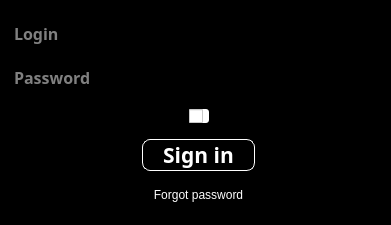
<?xml version="1.0" encoding="UTF-8"?>
<ui version="4.0">
 <class>SignInWindow</class>
 <widget class="QDialog" name="SignInWindow">
  <property name="geometry">
   <rect>
    <x>0</x>
    <y>0</y>
    <width>391</width>
    <height>225</height>
   </rect>
  </property>
  <property name="windowTitle">
   <string>Dialog</string>
  </property>
  <property name="styleSheet">
   <string notr="true">background-color: rgb(0, 0, 0);
color: rgb(255, 255, 255);</string>
  </property>
  <layout class="QGridLayout" name="gridLayout">
   <item row="3" column="3">
    <layout class="QHBoxLayout" name="horizontalLayout_2">
     <item>
      <spacer name="horizontalSpacer_3">
       <property name="orientation">
        <enum>Qt::Horizontal</enum>
       </property>
       <property name="sizeHint" stdset="0">
        <size>
         <width>40</width>
         <height>20</height>
        </size>
       </property>
      </spacer>
     </item>
     <item>
      <widget class="QCheckBox" name="showPasswordCheckBox">
       <property name="styleSheet">
        <string notr="true">background-color: rgb(255, 255, 255);
border-radius:3px;</string>
       </property>
       <property name="text">
        <string/>
       </property>
       <property name="icon">
        <iconset resource="resource.qrc">
         <normaloff>:/new/icons/Resources/eye.png</normaloff>:/new/icons/Resources/eye.png</iconset>
       </property>
      </widget>
     </item>
     <item>
      <spacer name="horizontalSpacer_4">
       <property name="orientation">
        <enum>Qt::Horizontal</enum>
       </property>
       <property name="sizeHint" stdset="0">
        <size>
         <width>40</width>
         <height>20</height>
        </size>
       </property>
      </spacer>
     </item>
    </layout>
   </item>
   <item row="5" column="3">
    <widget class="QPushButton" name="forgotPasswordButton">
     <property name="text">
      <string>Forgot password</string>
     </property>
     <property name="autoDefault">
      <bool>false</bool>
     </property>
     <property name="flat">
      <bool>true</bool>
     </property>
    </widget>
   </item>
   <item row="4" column="4">
    <spacer name="horizontalSpacer_2">
     <property name="orientation">
      <enum>Qt::Horizontal</enum>
     </property>
     <property name="sizeHint" stdset="0">
      <size>
       <width>40</width>
       <height>20</height>
      </size>
     </property>
    </spacer>
   </item>
   <item row="4" column="2">
    <spacer name="horizontalSpacer">
     <property name="orientation">
      <enum>Qt::Horizontal</enum>
     </property>
     <property name="sizeHint" stdset="0">
      <size>
       <width>40</width>
       <height>20</height>
      </size>
     </property>
    </spacer>
   </item>
   <item row="4" column="3">
    <widget class="QPushButton" name="signInButton">
     <property name="minimumSize">
      <size>
       <width>0</width>
       <height>0</height>
      </size>
     </property>
     <property name="font">
      <font>
       <family>Yu Gothic UI Semibold</family>
       <pointsize>16</pointsize>
       <bold>true</bold>
      </font>
     </property>
     <property name="styleSheet">
      <string notr="true">border: 0.5px solid #ffffff;
border-radius:8px;</string>
     </property>
     <property name="text">
      <string>Sign in</string>
     </property>
     <property name="autoDefault">
      <bool>false</bool>
     </property>
     <property name="default">
      <bool>false</bool>
     </property>
    </widget>
   </item>
   <item row="1" column="0" colspan="6">
    <widget class="QLineEdit" name="loginLE">
     <property name="font">
      <font>
       <family>Yu Gothic UI Semibold</family>
       <pointsize>12</pointsize>
       <bold>true</bold>
      </font>
     </property>
     <property name="tabletTracking">
      <bool>false</bool>
     </property>
     <property name="autoFillBackground">
      <bool>false</bool>
     </property>
     <property name="dragEnabled">
      <bool>false</bool>
     </property>
     <property name="placeholderText">
      <string>Login</string>
     </property>
     <property name="clearButtonEnabled">
      <bool>true</bool>
     </property>
    </widget>
   </item>
   <item row="2" column="0" colspan="6">
    <widget class="QLineEdit" name="passwordLE">
     <property name="font">
      <font>
       <family>Yu Gothic UI Semibold</family>
       <pointsize>12</pointsize>
       <bold>true</bold>
      </font>
     </property>
     <property name="text">
      <string/>
     </property>
     <property name="placeholderText">
      <string>Password</string>
     </property>
     <property name="clearButtonEnabled">
      <bool>true</bool>
     </property>
    </widget>
   </item>
  </layout>
 </widget>
 <resources>
  <include location="resource.qrc"/>
 </resources>
 <connections/>
</ui>
